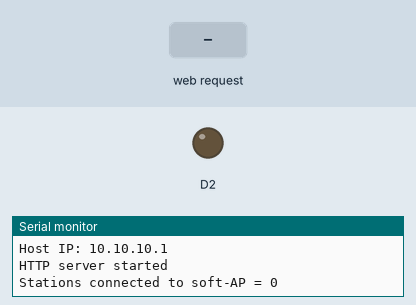
Simulated run of this sketch. Board: ESP8266 (NodeMCU). On the bench: output pins drawn as LEDs (lit = HIGH), the last lines printed to the serial monitor. The test bench sets the inputs (shaded band).

Above: at 2.2 s.
2.3 s: HTTP request GET /Ambulance_A received
At 5.2 s:
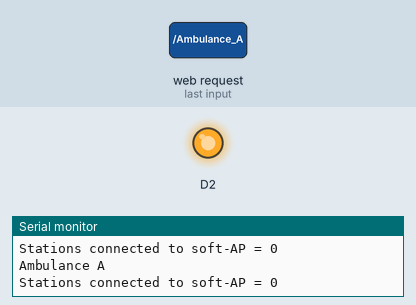
6.8 s: HTTP request GET /Ambulance_D received
At 7.5 s:
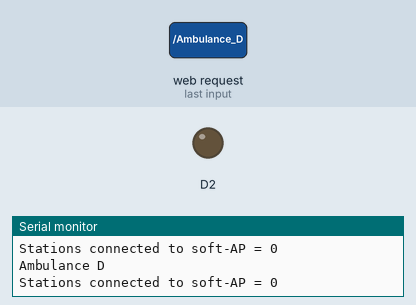
Timing chart, 0 to 9.8 s (numbered marks = the images above; inputs shaded):
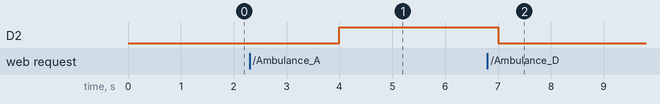

Measured:
- after the input at 2.3 s, D2: LOW → HIGH after 1.7 s
- after the input at 6.8 s, D2: HIGH → LOW after 0.20 s

The sketch:

Nodemcu_AP.ino
```cpp
#include <ESP8266WiFi.h>
#include <WiFiClient.h>
#include <ESP8266WebServer.h>
#include <ESP8266HTTPClient.h>
#include <SoftwareSerial.h>

const char* SSID = "MoonKnight";
const char* Password = "P@v@nKum@r";
int MaxConnection = 4;
const char* AmbulanceState = "I";

// Static IP
IPAddress StaticIP(10, 10, 10, 1);
IPAddress Gateway(10, 10, 10, 1);
IPAddress Subnet(255, 255, 255, 0);

String a;
String Payload;
int HttpCode;
String URL;

HTTPClient http;

ESP8266WebServer server(80);

// This run when we open its IP in browser
void HandleRoot()
{
  if (strcmp(AmbulanceState, "A") == 0)
  {
    server.send(200, "text/plain", "Ambulance A");
  }
  else if (strcmp(AmbulanceState, "D") == 0)
  {
    server.send(200, "text/plain", "Ambulance D");
  }
  else
  {
    server.send(200, "text/plain", "Ambulance Single Tripping");
  }
}

void Ambulance_A()
{
  server.send(200, "text/plain", "Ambulance A");
  Serial.println("Ambulance A");
  AmbulanceState = "A";
  digitalWrite(D2, HIGH);
}

void Ambulance_D()
{
  server.send(200, "text/plain", "Ambulance D");
  Serial.println("Ambulance D");
  AmbulanceState = "D";
  digitalWrite(D2, LOW);
}


void setup()
{
  Serial.begin(115200);
  Serial.println("");
  WiFi.mode(WIFI_AP);
  WiFi.softAP(SSID, Password, 1, false, MaxConnection);
  WiFi.softAPConfig(StaticIP, Gateway, Subnet);
  Serial.printf("Stations connected to soft-AP = %d\n", WiFi.softAPgetStationNum());

  IPAddress MyIP = WiFi.softAPIP(); // Get IP Address
  Serial.print("Host IP: ");
  Serial.println(MyIP);
  pinMode(D2, OUTPUT);

  delay(1000);

  server.on("/", HandleRoot);
  server.on("/Ambulance_A", Ambulance_A);
  server.on("/Ambulance_D", Ambulance_D);
  server.begin();
  Serial.println("HTTP server started");

}

void loop()
{
  Serial.printf("Stations connected to soft-AP = %d\n", WiFi.softAPgetStationNum());
  delay(3000);
  server.handleClient();
}
```
